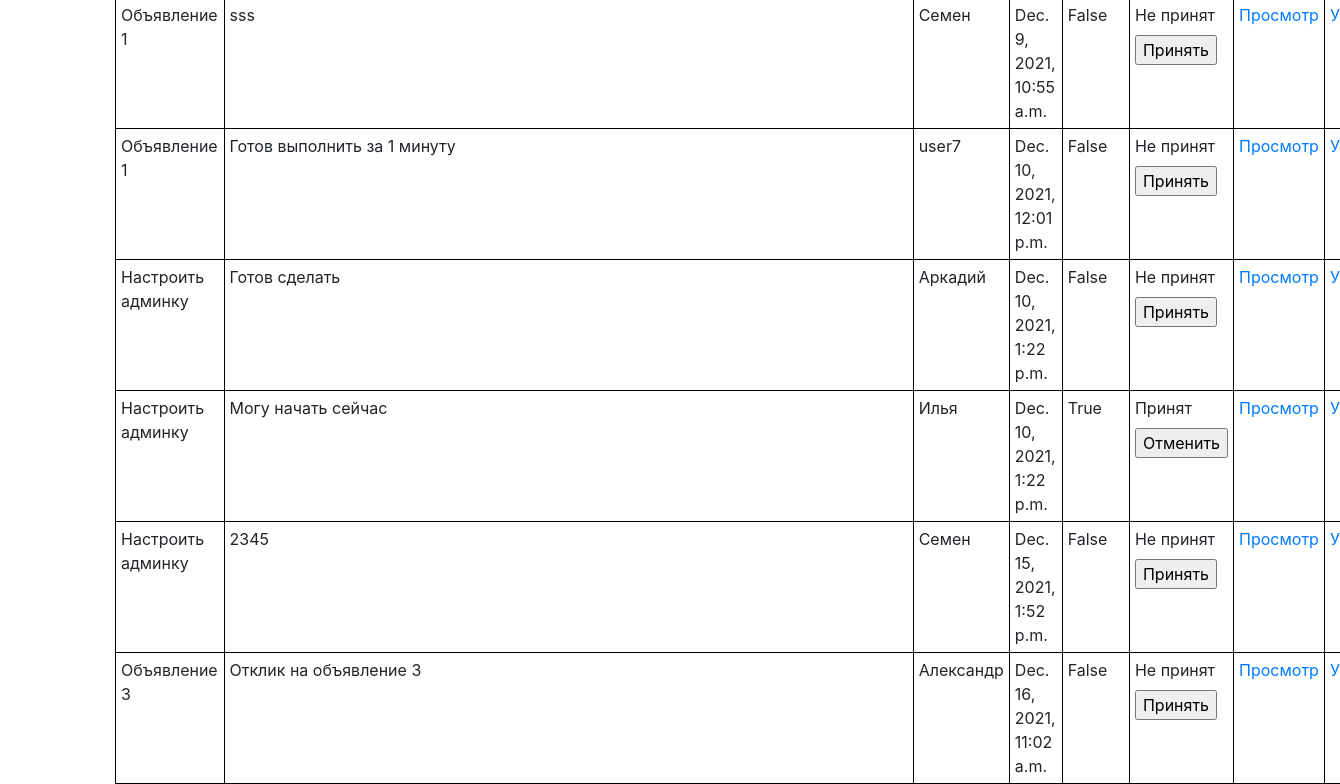
The app's page /answers/ (signed in, lower part), older data.
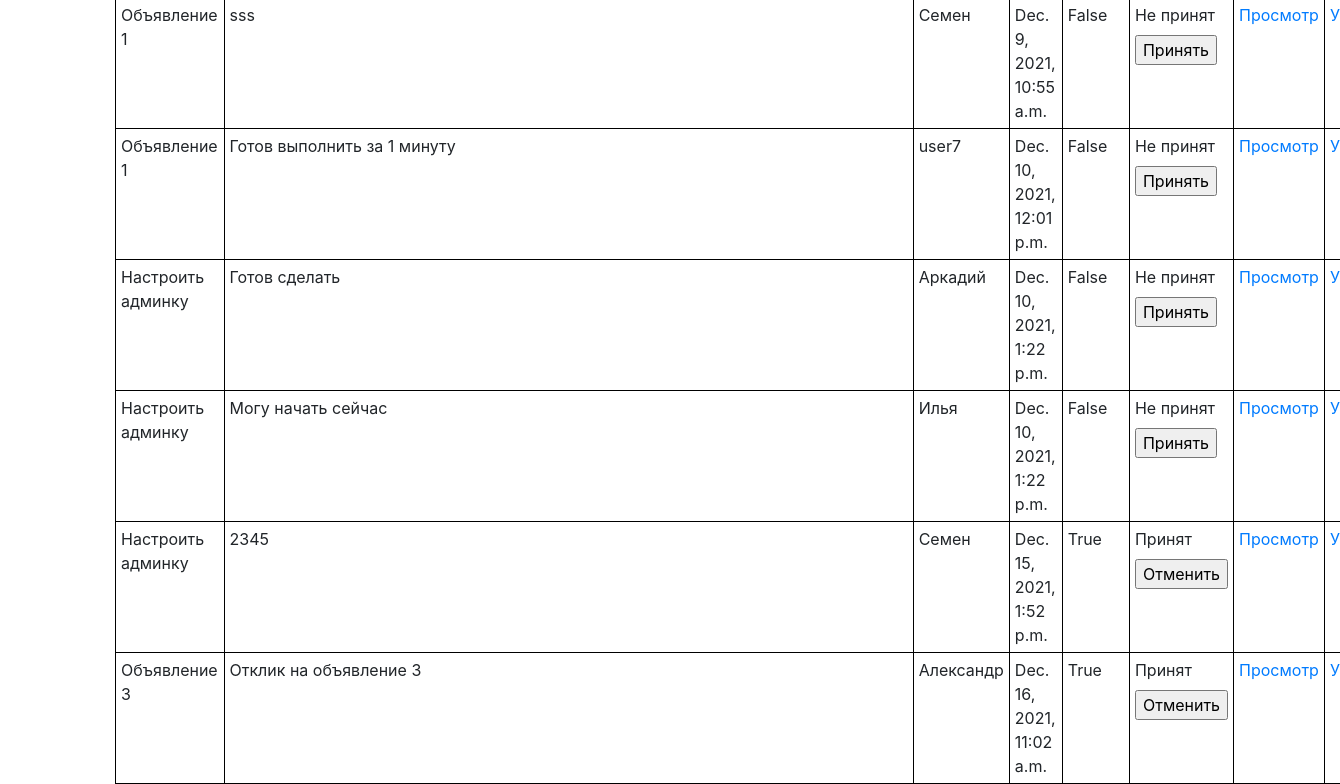
The same page, newer data.
### ads/models.py (models this page shows, shortened)
class Answer(models.Model):
    author = models.ForeignKey(Author, on_delete=models.CASCADE)
    text = models.TextField()
    ads = models.ForeignKey(Ads, on_delete=models.CASCADE)
    date = models.DateTimeField(auto_now_add=True)
    status = models.BooleanField(default=False)
    class Meta:
        verbose_name = 'Отклик'
        verbose_name_plural = 'Отклики'

class Ads(models.Model):
    author = models.ForeignKey(Author, on_delete=models.CASCADE)
    title = models.CharField(max_length=128)
    text = RichTextUploadingField(blank=True, null=True)
    category = models.ForeignKey(Category, on_delete=models.CASCADE)
    date = models.DateTimeField(auto_now_add=True)
    def __str__(self):
        return f'{self.title}'
    class Meta:
        verbose_name = 'Объявление'
        verbose_name_plural = 'Обявлении'

class Author(models.Model):
    authorUser = models.OneToOneField(User, on_delete=models.CASCADE)
    def __str__(self):
        return f'{self.authorUser}'
    class Meta:
        verbose_name = 'Автор'
        verbose_name_plural = 'Авторы'

### ads/views.py (the view, shortened to what this page needs)
# urls.py: path('answers/', AnswerList.as_view(), name='answers'),
class AnswerList(ListView):
    model = Answer
    context_object_name = 'answers'
    template_name = 'answer-list.html'
    def get_filter(self):
        user = User.objects.get(id=self.request.user.id)
        queryset=Answer.objects.filter(ads__author=user.id).order_by('-date')
        return AnswerFilter(self.request.GET, queryset)
    def get_queryset(self):
        return self.get_filter().qs
    def get_context_data(self, **kwargs):
        context = super().get_context_data(**kwargs)
        context['filter'] = self.get_filter()
        context['answer_list'] = Answer.objects.all()
        return context

### templates/answer-list.html (shortened to what this page needs)
{% extends 'default.html' %}
{% block content %}
{% if answer_list %}
<br>
<table>
    {% for answer in answer_list %}
    <tr>
        <td>
            {{ answer.ads.title }}
        </td>
        <td>
            {{ answer.text }}
        </td>
        <td>
            {{ answer.author }}
        </td>
        <td>
            {{ answer.date }}
        </td>
        <td>
            {{ answer.status }}
        </td>
        <td>
            {% if not answer.status %}
                <form method="POST">
                    <label for="name">Не принят </label>
                    <input type="submit" value='Принять'>
                </form>
            {% else %}
                <form method="POST">
                    <label for="name">Принят </label>
                    <input type="submit" value="Отменить">
                </form>
            {% endif %}
        </td>
        <td>
            <a href="{% url 'answer' answer.id %}">Просмотр</a>
        </td>
        <td>
            <a href="{% url 'answer_delete' answer.id %}">Удалить</a>
        </td>
    </tr>
    {% endfor %}
</table>
{% endif %}
{% endblock content %}

Row changes from the older to the newer data that the page shows:
changed Answer "Могу начать сейчас": status "True" → "False"; value "Отменить" → "Принять"; status "Принят" → "Не принят"
changed Answer "Dec. 15, 2021, 1:52 p.m.": status "False" → "True"; value "Принять" → "Отменить"; status "Не принят" → "Принят"
changed Answer "Отклик на объявление 3": status "False" → "True"; value "Принять" → "Отменить"; status "Не принят" → "Принят"
